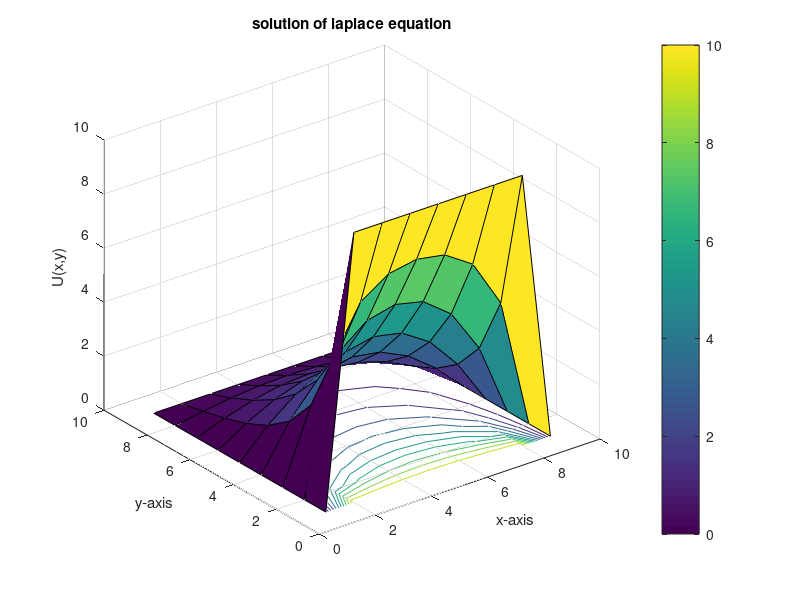
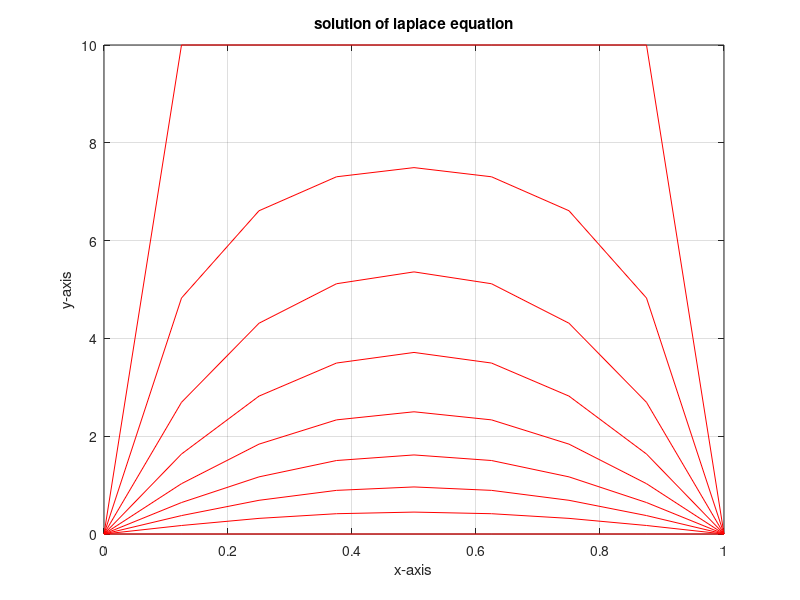

Recreate these plots in MATLAB, in order.
    % Approximate the solution of the Laplace equation
    %
    % d^2u/dx^2 + d^2u/dy^2 = 0,   0 < x < 1,  0 < y < 1
    %
    % subject to the conditions
    % u(x,0) = 10    and   u(x,1) = 0,   0 <= x <= 1
    % u(0,y) = 0     and   u(1,y) = 0,   0 <= y <= 1
    %
    % using the finite difference algorithm.

    function laplace3
    clc
    clear all
    clf
    n=9;
    m=9;
    U=zeros(n,m);
    for i=1:n
        for j=1:m
            h(i,j)=0.0001;
        end
    end
    for i=1:n
        U(i,1)=10;
        U(i,m)=0;
    end
    for j=1:m-1
        U(1,j)=0;
        U(n,j)=0;
    end
    for k=1:1000
        temp1=U';
        for i=2:n-1
            for j=2:m-1
                U(i,j)=(U(i+1,j)+U(i-1,j)+U(i,j+1)+U(i,j-1))/4;
            end
        end
        temp2=U';
        if (abs(temp2-temp1))<h
            U'
            k
            break
        end
    end
    figure(1)
    clf
    surfc(U')
    colorbar
    grid on
    xlabel('x-axis');
    ylabel('y-axis');
    zlabel('U(x,y)');
    hold off
    title('solution of laplace equation');
    figure(2)
    clf
    x=linspace(0,1,n);
    plot(x,U(:,:),'r')
    grid on
    xlabel('x-axis');
    ylabel('y-axis');
    title('solution of laplace equation');
